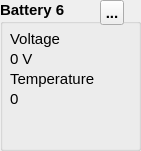
      <widget class="QGroupBox" name="groupBox_7">
       <property name="geometry">
        <rect>
         <x>450</x>
         <y>430</y>
         <width>141</width>
         <height>151</height>
        </rect>
       </property>
       <property name="font">
        <font>
         <pointsize>11</pointsize>
         <weight>75</weight>
         <bold>true</bold>
        </font>
       </property>
       <property name="title">
        <string>Battery 6</string>
       </property>
       <widget class="QLabel" name="voltage_6">
        <property name="geometry">
         <rect>
          <x>10</x>
          <y>50</y>
          <width>41</width>
          <height>17</height>
         </rect>
        </property>
        <property name="font">
         <font>
          <pointsize>11</pointsize>
          <weight>50</weight>
          <bold>false</bold>
         </font>
        </property>
        <property name="text">
         <string>0 V</string>
        </property>
       </widget>
       <widget class="QLabel" name="label_26">
        <property name="geometry">
         <rect>
          <x>10</x>
          <y>70</y>
          <width>111</width>
          <height>17</height>
         </rect>
        </property>
        <property name="font">
         <font>
          <pointsize>11</pointsize>
          <weight>50</weight>
          <bold>false</bold>
         </font>
        </property>
        <property name="text">
         <string>Temperature </string>
        </property>
       </widget>
       <widget class="QLabel" name="label_27">
        <property name="geometry">
         <rect>
          <x>10</x>
          <y>30</y>
          <width>67</width>
          <height>17</height>
         </rect>
        </property>
        <property name="font">
         <font>
          <pointsize>11</pointsize>
          <weight>50</weight>
          <bold>false</bold>
         </font>
        </property>
        <property name="text">
         <string>Voltage </string>
        </property>
       </widget>
       <widget class="QLabel" name="temp_6">
        <property name="geometry">
         <rect>
          <x>10</x>
          <y>90</y>
          <width>71</width>
          <height>17</height>
         </rect>
        </property>
        <property name="font">
         <font>
          <pointsize>11</pointsize>
          <weight>50</weight>
          <bold>false</bold>
         </font>
        </property>
        <property name="text">
         <string>0 </string>
        </property>
       </widget>
       <widget class="QToolButton" name="toolButton_6">
        <property name="geometry">
         <rect>
          <x>100</x>
          <y>0</y>
          <width>24</width>
          <height>25</height>
         </rect>
        </property>
        <property name="text">
         <string>...</string>
        </property>
       </widget>
      </widget>
